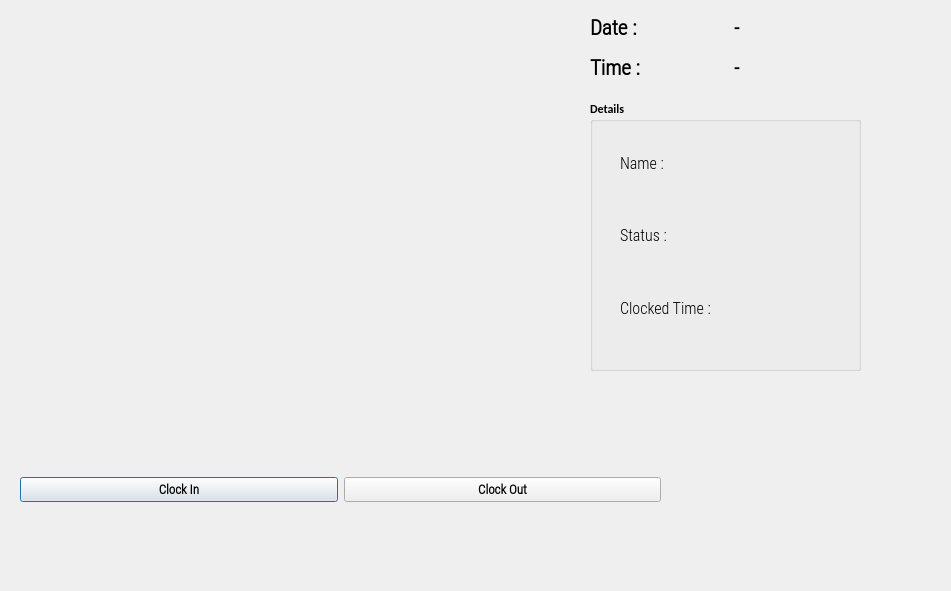
<?xml version="1.0" encoding="UTF-8"?>
<ui version="4.0">
 <class>OutputDialog</class>
 <widget class="QDialog" name="OutputDialog">
  <property name="geometry">
   <rect>
    <x>0</x>
    <y>0</y>
    <width>951</width>
    <height>591</height>
   </rect>
  </property>
  <property name="minimumSize">
   <size>
    <width>0</width>
    <height>0</height>
   </size>
  </property>
  <property name="maximumSize">
   <size>
    <width>1280</width>
    <height>720</height>
   </size>
  </property>
  <property name="font">
   <font>
    <family>Calibri</family>
    <weight>75</weight>
    <bold>true</bold>
   </font>
  </property>
  <property name="windowTitle">
   <string>Face Recognition Attendance App</string>
  </property>
  <property name="windowIcon">
   <iconset resource="resource.qrc">
    <normaloff>:/icon/icon.png</normaloff>:/icon/icon.png</iconset>
  </property>
  <widget class="QLabel" name="imgLabel">
   <property name="geometry">
    <rect>
     <x>10</x>
     <y>10</y>
     <width>581</width>
     <height>421</height>
    </rect>
   </property>
   <property name="minimumSize">
    <size>
     <width>4</width>
     <height>0</height>
    </size>
   </property>
   <property name="maximumSize">
    <size>
     <width>640</width>
     <height>480</height>
    </size>
   </property>
   <property name="text">
    <string/>
   </property>
  </widget>
  <widget class="QWidget" name="horizontalLayoutWidget">
   <property name="geometry">
    <rect>
     <x>20</x>
     <y>450</y>
     <width>641</width>
     <height>80</height>
    </rect>
   </property>
   <layout class="QHBoxLayout" name="horizontalLayout">
    <item>
     <widget class="QPushButton" name="ClockInButton">
      <property name="font">
       <font>
        <family>Roboto Condensed Light</family>
        <pointsize>10</pointsize>
        <weight>75</weight>
        <bold>true</bold>
       </font>
      </property>
      <property name="text">
       <string>Clock In</string>
      </property>
      <property name="checkable">
       <bool>true</bool>
      </property>
     </widget>
    </item>
    <item>
     <widget class="QPushButton" name="ClockOutButton">
      <property name="font">
       <font>
        <family>Roboto Condensed Light</family>
        <pointsize>10</pointsize>
        <weight>75</weight>
        <bold>true</bold>
       </font>
      </property>
      <property name="text">
       <string>Clock Out</string>
      </property>
      <property name="checkable">
       <bool>true</bool>
      </property>
     </widget>
    </item>
   </layout>
  </widget>
  <widget class="QWidget" name="gridLayoutWidget">
   <property name="geometry">
    <rect>
     <x>590</x>
     <y>10</y>
     <width>281</width>
     <height>75</height>
    </rect>
   </property>
   <layout class="QGridLayout" name="gridLayout_2">
    <item row="1" column="1">
     <widget class="QLabel" name="Time_Label">
      <property name="font">
       <font>
        <family>Roboto Condensed Light</family>
        <pointsize>15</pointsize>
        <weight>75</weight>
        <bold>true</bold>
       </font>
      </property>
      <property name="text">
       <string>-</string>
      </property>
     </widget>
    </item>
    <item row="0" column="1">
     <widget class="QLabel" name="Date_Label">
      <property name="font">
       <font>
        <family>Roboto Condensed Light</family>
        <pointsize>15</pointsize>
        <weight>75</weight>
        <bold>true</bold>
       </font>
      </property>
      <property name="text">
       <string>-</string>
      </property>
     </widget>
    </item>
    <item row="0" column="0">
     <widget class="QLabel" name="label">
      <property name="font">
       <font>
        <family>Roboto Condensed Light</family>
        <pointsize>16</pointsize>
        <weight>75</weight>
        <bold>true</bold>
       </font>
      </property>
      <property name="text">
       <string>Date :</string>
      </property>
     </widget>
    </item>
    <item row="1" column="0">
     <widget class="QLabel" name="label_2">
      <property name="font">
       <font>
        <family>Roboto Condensed Light</family>
        <pointsize>16</pointsize>
        <weight>75</weight>
        <bold>true</bold>
       </font>
      </property>
      <property name="text">
       <string>Time :</string>
      </property>
     </widget>
    </item>
   </layout>
  </widget>
  <widget class="QGroupBox" name="groupBox">
   <property name="geometry">
    <rect>
     <x>590</x>
     <y>100</y>
     <width>271</width>
     <height>271</height>
    </rect>
   </property>
   <property name="title">
    <string>Details</string>
   </property>
   <widget class="QWidget" name="verticalLayoutWidget">
    <property name="geometry">
     <rect>
      <x>30</x>
      <y>30</y>
      <width>127</width>
      <height>211</height>
     </rect>
    </property>
    <layout class="QVBoxLayout" name="verticalLayout">
     <item>
      <widget class="QLabel" name="label_3">
       <property name="font">
        <font>
         <family>Roboto Condensed Light</family>
         <pointsize>12</pointsize>
         <weight>50</weight>
         <bold>false</bold>
        </font>
       </property>
       <property name="text">
        <string>Name : </string>
       </property>
      </widget>
     </item>
     <item>
      <widget class="QLabel" name="label_4">
       <property name="font">
        <font>
         <family>Roboto Condensed Light</family>
         <pointsize>12</pointsize>
         <weight>50</weight>
         <bold>false</bold>
        </font>
       </property>
       <property name="text">
        <string>Status :</string>
       </property>
      </widget>
     </item>
     <item>
      <widget class="QLabel" name="label_5">
       <property name="font">
        <font>
         <family>Roboto Condensed Light</family>
         <pointsize>12</pointsize>
         <weight>50</weight>
         <bold>false</bold>
        </font>
       </property>
       <property name="text">
        <string>Clocked Time : </string>
       </property>
      </widget>
     </item>
    </layout>
   </widget>
   <widget class="QWidget" name="verticalLayoutWidget_2">
    <property name="geometry">
     <rect>
      <x>120</x>
      <y>30</y>
      <width>131</width>
      <height>211</height>
     </rect>
    </property>
    <layout class="QVBoxLayout" name="verticalLayout_2">
     <item>
      <widget class="QLabel" name="NameLabel">
       <property name="font">
        <font>
         <family>Roboto Condensed Light</family>
         <pointsize>12</pointsize>
         <weight>50</weight>
         <bold>false</bold>
        </font>
       </property>
       <property name="text">
        <string/>
       </property>
      </widget>
     </item>
     <item>
      <widget class="QLabel" name="StatusLabel">
       <property name="font">
        <font>
         <family>Roboto Condensed Light</family>
         <pointsize>12</pointsize>
         <weight>50</weight>
         <bold>false</bold>
        </font>
       </property>
       <property name="text">
        <string/>
       </property>
      </widget>
     </item>
     <item>
      <layout class="QHBoxLayout" name="horizontalLayout_2">
       <item>
        <widget class="QLabel" name="HoursLabel">
         <property name="font">
          <font>
           <family>Roboto Condensed Light</family>
           <pointsize>12</pointsize>
           <weight>50</weight>
           <bold>false</bold>
          </font>
         </property>
         <property name="text">
          <string/>
         </property>
        </widget>
       </item>
       <item>
        <widget class="QLabel" name="MinLabel">
         <property name="font">
          <font>
           <family>Roboto Condensed Light</family>
           <pointsize>12</pointsize>
           <weight>50</weight>
           <bold>false</bold>
          </font>
         </property>
         <property name="text">
          <string/>
         </property>
        </widget>
       </item>
      </layout>
     </item>
    </layout>
   </widget>
  </widget>
 </widget>
 <resources>
  <include location="resource.qrc"/>
 </resources>
 <connections/>
</ui>
